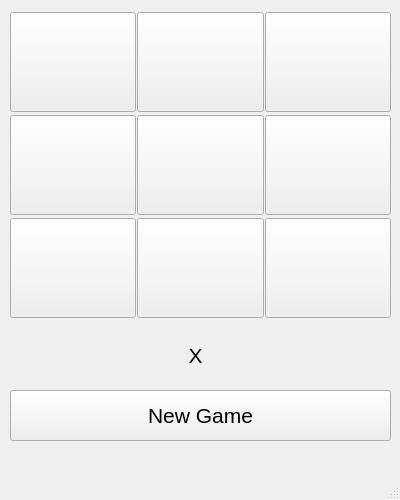
<?xml version="1.0" encoding="UTF-8"?>
<ui version="4.0">
 <class>MainWindow</class>
 <widget class="QMainWindow" name="MainWindow">
  <property name="geometry">
   <rect>
    <x>0</x>
    <y>0</y>
    <width>400</width>
    <height>500</height>
   </rect>
  </property>
  <property name="windowTitle">
   <string>Tic Tac Toe</string>
  </property>
  <widget class="QWidget" name="centralwidget">
   <widget class="QWidget" name="gridLayoutWidget">
    <property name="geometry">
     <rect>
      <x>10</x>
      <y>10</y>
      <width>381</width>
      <height>311</height>
     </rect>
    </property>
    <property name="font">
     <font>
      <pointsize>48</pointsize>
     </font>
    </property>
    <layout class="QGridLayout" name="gridLayout">
     <property name="spacing">
      <number>1</number>
     </property>
     <item row="0" column="0">
      <widget class="QPushButton" name="pushButton_1">
       <property name="sizePolicy">
        <sizepolicy hsizetype="Minimum" vsizetype="Fixed">
         <horstretch>100</horstretch>
         <verstretch>100</verstretch>
        </sizepolicy>
       </property>
       <property name="minimumSize">
        <size>
         <width>100</width>
         <height>100</height>
        </size>
       </property>
       <property name="font">
        <font>
         <pointsize>48</pointsize>
        </font>
       </property>
       <property name="text">
        <string/>
       </property>
      </widget>
     </item>
     <item row="0" column="1">
      <widget class="QPushButton" name="pushButton_4">
       <property name="sizePolicy">
        <sizepolicy hsizetype="Minimum" vsizetype="Fixed">
         <horstretch>100</horstretch>
         <verstretch>100</verstretch>
        </sizepolicy>
       </property>
       <property name="minimumSize">
        <size>
         <width>100</width>
         <height>100</height>
        </size>
       </property>
       <property name="font">
        <font>
         <pointsize>48</pointsize>
        </font>
       </property>
       <property name="text">
        <string/>
       </property>
      </widget>
     </item>
     <item row="2" column="0">
      <widget class="QPushButton" name="pushButton_3">
       <property name="sizePolicy">
        <sizepolicy hsizetype="Minimum" vsizetype="Fixed">
         <horstretch>100</horstretch>
         <verstretch>100</verstretch>
        </sizepolicy>
       </property>
       <property name="minimumSize">
        <size>
         <width>100</width>
         <height>100</height>
        </size>
       </property>
       <property name="font">
        <font>
         <pointsize>48</pointsize>
        </font>
       </property>
       <property name="text">
        <string/>
       </property>
      </widget>
     </item>
     <item row="1" column="0">
      <widget class="QPushButton" name="pushButton_2">
       <property name="sizePolicy">
        <sizepolicy hsizetype="Minimum" vsizetype="Fixed">
         <horstretch>100</horstretch>
         <verstretch>100</verstretch>
        </sizepolicy>
       </property>
       <property name="minimumSize">
        <size>
         <width>100</width>
         <height>100</height>
        </size>
       </property>
       <property name="font">
        <font>
         <pointsize>48</pointsize>
        </font>
       </property>
       <property name="text">
        <string/>
       </property>
      </widget>
     </item>
     <item row="2" column="2">
      <widget class="QPushButton" name="pushButton_9">
       <property name="sizePolicy">
        <sizepolicy hsizetype="Minimum" vsizetype="Fixed">
         <horstretch>100</horstretch>
         <verstretch>100</verstretch>
        </sizepolicy>
       </property>
       <property name="minimumSize">
        <size>
         <width>100</width>
         <height>100</height>
        </size>
       </property>
       <property name="font">
        <font>
         <pointsize>48</pointsize>
        </font>
       </property>
       <property name="text">
        <string/>
       </property>
      </widget>
     </item>
     <item row="2" column="1">
      <widget class="QPushButton" name="pushButton_6">
       <property name="sizePolicy">
        <sizepolicy hsizetype="Minimum" vsizetype="Fixed">
         <horstretch>100</horstretch>
         <verstretch>100</verstretch>
        </sizepolicy>
       </property>
       <property name="minimumSize">
        <size>
         <width>100</width>
         <height>100</height>
        </size>
       </property>
       <property name="font">
        <font>
         <pointsize>48</pointsize>
        </font>
       </property>
       <property name="text">
        <string/>
       </property>
      </widget>
     </item>
     <item row="1" column="1">
      <widget class="QPushButton" name="pushButton_5">
       <property name="sizePolicy">
        <sizepolicy hsizetype="Minimum" vsizetype="Fixed">
         <horstretch>100</horstretch>
         <verstretch>100</verstretch>
        </sizepolicy>
       </property>
       <property name="minimumSize">
        <size>
         <width>100</width>
         <height>100</height>
        </size>
       </property>
       <property name="font">
        <font>
         <pointsize>48</pointsize>
        </font>
       </property>
       <property name="text">
        <string/>
       </property>
      </widget>
     </item>
     <item row="1" column="2">
      <widget class="QPushButton" name="pushButton_8">
       <property name="sizePolicy">
        <sizepolicy hsizetype="Minimum" vsizetype="Fixed">
         <horstretch>100</horstretch>
         <verstretch>100</verstretch>
        </sizepolicy>
       </property>
       <property name="minimumSize">
        <size>
         <width>100</width>
         <height>100</height>
        </size>
       </property>
       <property name="font">
        <font>
         <pointsize>48</pointsize>
        </font>
       </property>
       <property name="text">
        <string/>
       </property>
      </widget>
     </item>
     <item row="0" column="2">
      <widget class="QPushButton" name="pushButton_7">
       <property name="sizePolicy">
        <sizepolicy hsizetype="Minimum" vsizetype="Fixed">
         <horstretch>100</horstretch>
         <verstretch>100</verstretch>
        </sizepolicy>
       </property>
       <property name="minimumSize">
        <size>
         <width>100</width>
         <height>100</height>
        </size>
       </property>
       <property name="font">
        <font>
         <pointsize>48</pointsize>
        </font>
       </property>
       <property name="text">
        <string/>
       </property>
      </widget>
     </item>
    </layout>
   </widget>
   <widget class="QPushButton" name="pushButton_10">
    <property name="geometry">
     <rect>
      <x>10</x>
      <y>390</y>
      <width>381</width>
      <height>51</height>
     </rect>
    </property>
    <property name="font">
     <font>
      <pointsize>16</pointsize>
     </font>
    </property>
    <property name="text">
     <string>New Game</string>
    </property>
   </widget>
   <widget class="QLabel" name="label">
    <property name="geometry">
     <rect>
      <x>10</x>
      <y>340</y>
      <width>371</width>
      <height>31</height>
     </rect>
    </property>
    <property name="font">
     <font>
      <pointsize>16</pointsize>
     </font>
    </property>
    <property name="layoutDirection">
     <enum>Qt::LeftToRight</enum>
    </property>
    <property name="text">
     <string>X</string>
    </property>
    <property name="alignment">
     <set>Qt::AlignCenter</set>
    </property>
   </widget>
  </widget>
  <widget class="QMenuBar" name="menubar">
   <property name="geometry">
    <rect>
     <x>0</x>
     <y>0</y>
     <width>400</width>
     <height>32</height>
    </rect>
   </property>
  </widget>
  <widget class="QStatusBar" name="statusbar"/>
 </widget>
 <resources/>
 <connections/>
</ui>
